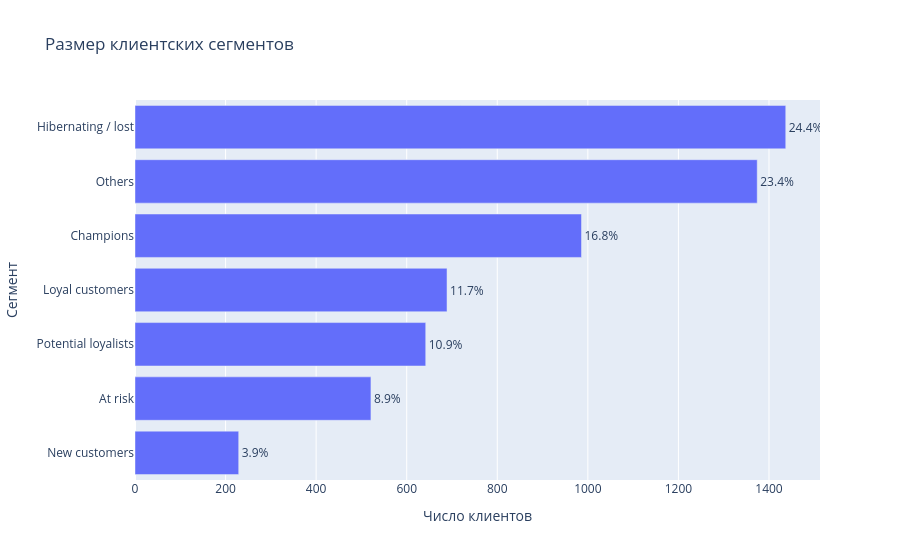

The code cell stored with this chart in its notebook:
### Markdown cell above
### 6.2 Количество и выручка по сегментам

### Code cell
fig = px.bar(
    segment_summary.sort_values("customers", ascending=True),
    x="customers", y="Segment", orientation="h",
    text="share_customers",
    labels={"customers": "Число клиентов", "Segment": "Сегмент"},
    title="Размер клиентских сегментов"
)
fig.update_traces(texttemplate="%{text}%", textposition="outside")
fig.show()

### Figure 1 — Plotly figure (JSON) as saved in the notebook; plotly's stock layout.template omitted (floating-point values rounded to 4 significant figures)
{"data": [{"hovertemplate": "Число клиентов=%{x}<br>Сегмент=%{y}<br>share_customers=%{text}<extra></extra>", "legendgroup": "", "marker": {"color": "#636efa", "pattern": {"shape": ""}}, "name": "", "orientation": "h", "showlegend": false, "text": [3.9, 8.9, 10.9, 11.7, 16.8, 23.4, 24.4], "textposition": "outside", "texttemplate": "%{text}%", "type": "bar", "x": [229, 521, 642, 689, 986, 1374, 1437], "xaxis": "x", "y": ["New customers", "At risk", "Potential loyalists", "Loyal customers", "Champions", "Others", "Hibernating / lost"], "yaxis": "y"}], "layout": {"barmode": "relative", "legend": {"tracegroupgap": 0}, "title": {"text": "Размер клиентских сегментов"}, "xaxis": {"anchor": "y", "domain": [0, 1], "title": {"text": "Число клиентов"}}, "yaxis": {"anchor": "x", "domain": [0, 1], "title": {"text": "Сегмент"}}}}
